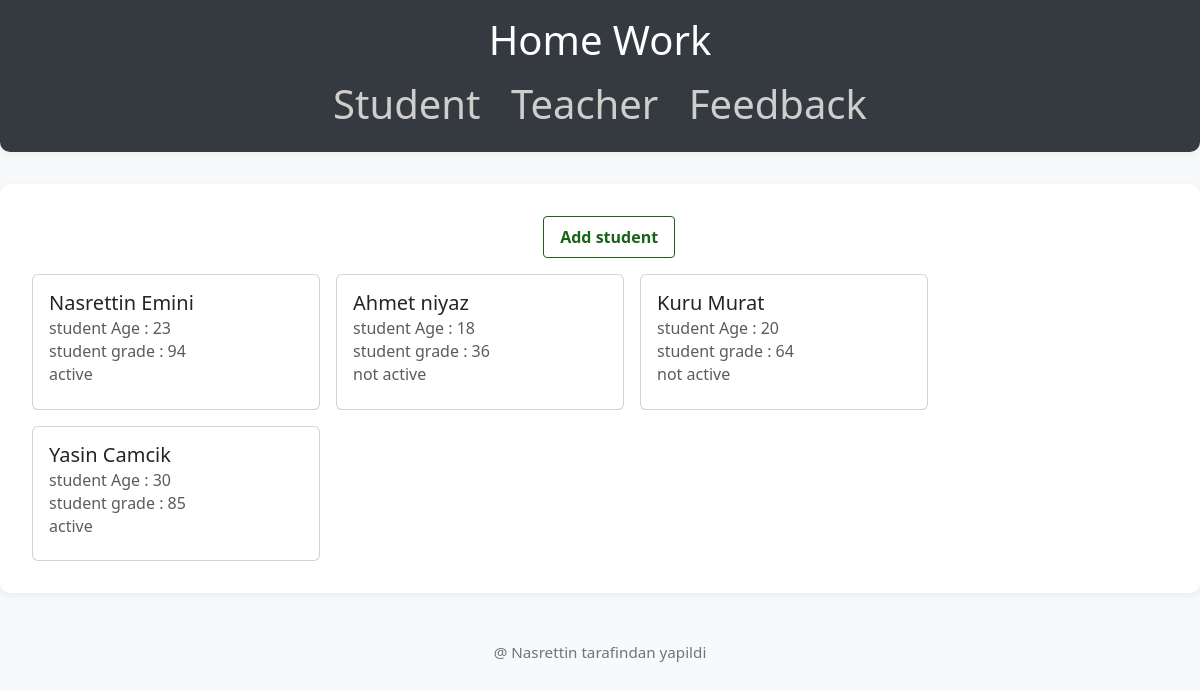
The page /students/ on the database its author committed.
### app_students/models.py (models this page shows)
class Students(models.Model):
    s_fullname=models.CharField(max_length=50)
    s_age=models.IntegerField()
    s_grade=models.IntegerField()
    is_active=models.BooleanField()
    class Meta:
        db_table = 'students'
        verbose_name = 'ModelName'
        verbose_name_plural = 'ModelNames'

### app_students/views.py (the view)
# urls.py: path('students/',StudentsListView.as_view(),name='student-list'),
class StudentsListView(ListView):
    model=Students
    template_name='students/studentlist.html'
    context_object_name='students'

### templates/students/studentlist.html (shortened to what this page needs)
{% extends "base.html" %}
{% block body %}
    <p>
        <a href="{% url 'student-add' %}" style="color: rgb(23, 99, 23); text-decoration: none; font-weight: bold; padding: 8px 16px; border: 1px solid rgb(23, 99, 23); border-radius: 4px; display: inline-block; margin-left: 45%;">Add student</a>
    </p>
    <div style="display: flex; gap: 16px; flex-wrap: wrap;">
        {% for student in students %}
        <div class="card" style="width: 18rem;">
            <div class="card-body">
              <h5 class="card-title">{{student.s_fullname}}</h5>
              <h6 class="card-subtitle mb-2 text-body-secondary">student Age : {{student.s_age}}</h6>
              <h6 class="card-subtitle mb-2 text-body-secondary">student grade : {{student.s_grade}}</h6>
              {% if student.is_active %}
                <h6 class="card-subtitle mb-2 text-body-secondary">active</h6>
              {% else %}
                <h6 class="card-subtitle mb-2 text-body-secondary">not active</h6>
              {% endif %}
            </div>
        </div>
        {% endfor %}
    </div>
{% endblock %}

### templates/base.html (shortened to what this page needs)
<!DOCTYPE html>
<html>
    <head>
        <link href="https://cdn.jsdelivr.net/npm/bootstrap@5.3.5/dist/css/bootstrap.min.css" rel="stylesheet">
    </head>
    <body>
        <header>
            <div class="bas">
                <h1>
                    <p>Home Work</p>
                    <a href="{% url 'student-list' %}">Student</a>
                    <a href="{% url 'teacher-list' %}" style="padding-left: 20px; ">Teacher</a>
                    <a href="{% url 'feedback-list' %}"style="padding-left: 20px;">Feedback</a>
                </h1>
            </div>
        </header>
        <main>
            <div>
                {% block body %}{% endblock  %}
            </div>
        </main>
        <footer>
            <div>
                 @ Nasrettin tarafindan yapildi
            </div>
        </footer>
    </body>
</html>

### templates/base.html (style rules this page uses)
body { background: #f8f9fa; font-family: 'Segoe UI', Tahoma, Geneva, Verdana, sans-serif; }
header .bas { background: #343a40; color: #fff; padding: 1rem 2rem; border-radius: 0 0 10px 10px; margin-bottom: 2rem; box-shadow: 0 2px 8px rgba(0,0,0,0.05); text-align: center; }
main > div { background: #fff; border-radius: 10px; box-shadow: 0 2px 8px rgba(0,0,0,0.07); padding: 2rem; margin-bottom: 2rem; }
footer > div { text-align: center; color: #6c757d; padding: 1rem 0; font-size: 0.95rem; }
a { text-decoration: none; color: #d0cdcd; }

### rows shown on the page
Students: s_fullname "Nasrettin Emini", s_age "23", s_grade "94", is_active "active"
Students: s_fullname "Ahmet niyaz", s_age "18", s_grade "36", is_active "not active"
Students: s_fullname "Kuru Murat", s_age "20", s_grade "64", is_active "not active"
Students: s_fullname "Yasin Camcik", s_age "30", s_grade "85", is_active "active"
